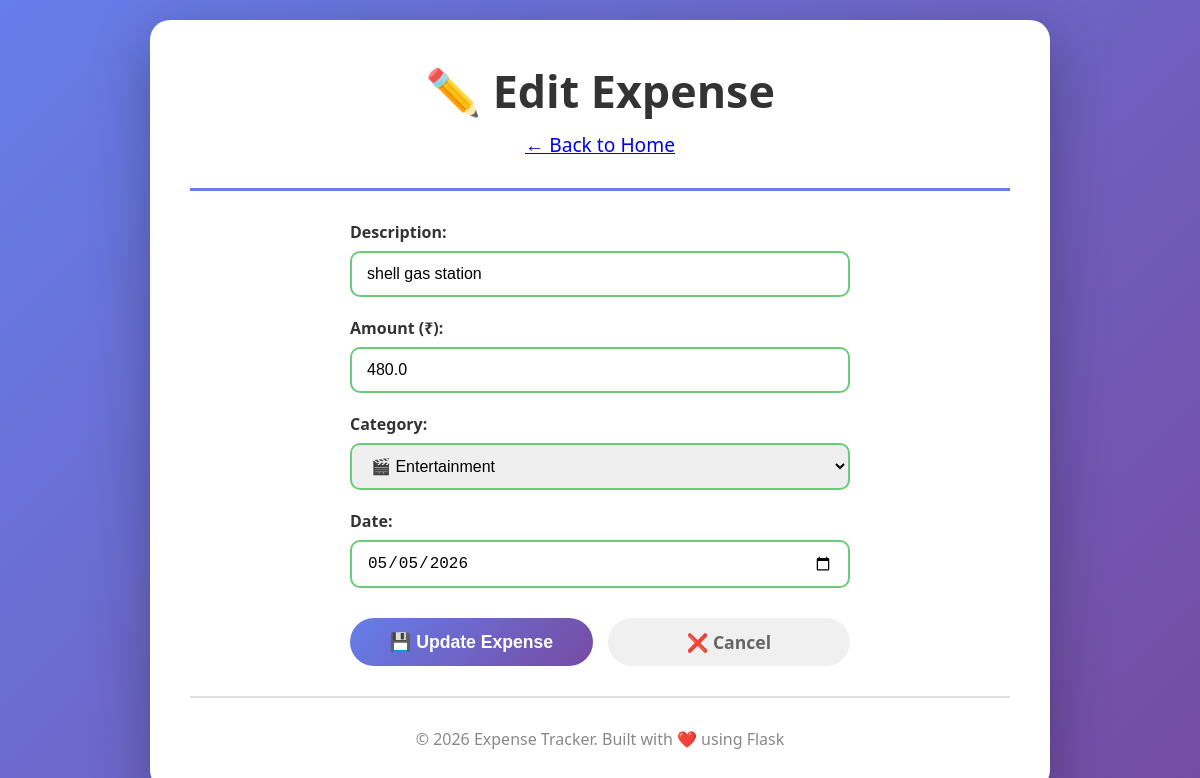
/edit/10 (signed in), run on the app's committed database.
### tables this page shows
CREATE TABLE expenses (
            id INTEGER PRIMARY KEY AUTOINCREMENT,
            user_id INTEGER NOT NULL,
            description TEXT NOT NULL,
            amount REAL NOT NULL,
            category TEXT NOT NULL,
            date TEXT NOT NULL,
            FOREIGN KEY (user_id) REFERENCES users (id)
        );

### app.py (the view, shortened to what this page needs)
@app.route('/edit/<int:expense_id>', methods=['GET', 'POST'])
def edit_expense(expense_id):
    if 'user_id' not in session:
        flash('Please login to edit expenses.', 'info')
        return redirect(url_for('login'))
    try:
        user_id = session['user_id']
        expense = db.get_expense_by_id(expense_id, user_id)
        if not expense:
            flash('Expense not found or you do not have permission to edit it.', 'error')
            return redirect(url_for('home'))
        return render_template('edit.html', expense=expense)
    except Exception as e:
        flash('An error occurred. Please try again.', 'error')
        return redirect(url_for('home'))

### database.py (called while the page is built)
def get_connection():
    conn = sqlite3.connect(DB_NAME)
    conn.row_factory = sqlite3.Row
    return conn

def get_expense_by_id(expense_id, user_id):
    conn = get_connection()
    cursor = conn.cursor()
    cursor.execute('''
        SELECT * FROM expenses
        WHERE id = ? AND user_id = ?
    ''', (expense_id, user_id))
    expense = cursor.fetchone()
    conn.close()
    return expense

### templates/edit.html (shortened to what this page needs)
<!DOCTYPE html>
<html lang="en">
<head>
    <link rel="stylesheet" href="{{ url_for('static', filename='style.css') }}">
</head>
<body>
    <div class="container">
        <header>
            <h1>✏️ Edit Expense</h1>
            <p><a href="{{ url_for('home') }}">← Back to Home</a></p>
        </header>
        <main>
            <form method="POST" class="expense-form">
                <div class="form-group">
                    <label for="description">Description:</label>
                    <input type="text" id="description" name="description" required value="{{ expense.description }}">
                </div>
                <div class="form-group">
                    <label for="amount">Amount (₹):</label>
                    <input type="number" id="amount" name="amount" step="0.01" required value="{{ expense.amount }}">
                </div>
                <div class="form-group">
                    <label for="category">Category:</label>
                    <select id="category" name="category" required>
                        <option value="Entertainment" {% if expense.category == 'Entertainment' %}selected{% endif %}>🎬 Entertainment</option>
                    </select>
                </div>
                <div class="form-group">
                    <label for="date">Date:</label>
                    <input type="date" id="date" name="date" required value="{{ expense.date }}">
                </div>
                <div class="form-actions">
                    <button type="submit" class="btn-submit">💾 Update Expense</button>
                    <a href="{{ url_for('home') }}" class="btn-cancel">❌ Cancel</a>
                </div>
            </form>
        </main>
        <footer>
            <p>&copy; 2026 Expense Tracker. Built with ❤️ using Flask</p>
        </footer>
    </div>
</body>
</html>

### static/style.css (style rules this page uses)
* { margin: 0; padding: 0; box-sizing: border-box; }
body { font-family: 'Segoe UI', Tahoma, Geneva, Verdana, sans-serif; background: linear-gradient(135deg, #667eea 0%, #764ba2 100%); min-height: 100vh; display: flex; justify-content: center; align-items: center; padding: 20px; }
.container { background: white; border-radius: 20px; box-shadow: 0 20px 60px rgba(0, 0, 0, 0.3); padding: 40px; max-width: 900px; width: 100%; animation: fadeIn 0.5s ease-in; }
header { text-align: center; padding-bottom: 30px; border-bottom: 3px solid #667eea; margin-bottom: 30px; }
header h1 { font-size: 2.8rem; color: #333; margin-bottom: 10px; }
header p { font-size: 1.2rem; color: #666; }
footer { text-align: center; padding-top: 30px; margin-top: 30px; border-top: 2px solid #e0e0e0; color: #888; }
footer p { font-size: 1rem; }
.expense-form { max-width: 500px; margin: 0 auto; }
.form-group { margin-bottom: 20px; }
.form-group label { display: block; margin-bottom: 8px; font-weight: 600; color: #333; }
.form-group input, .form-group select { width: 100%; padding: 12px 15px; border: 2px solid #e0e0e0; border-radius: 10px; font-size: 1rem; transition: border-color 0.3s ease; box-sizing: border-box; }
.form-actions { display: flex; gap: 15px; margin-top: 30px; }
.btn-submit { flex: 1; background: linear-gradient(135deg, #667eea 0%, #764ba2 100%); color: white; padding: 12px 25px; border: none; border-radius: 30px; font-size: 1.1rem; font-weight: bold; cursor: pointer; transition: transform 0.3s ease, box-shadow 0.3s ease; }
.btn-cancel { flex: 1; background: #f0f0f0; color: #666; padding: 12px 25px; border: none; border-radius: 30px; font-size: 1.1rem; font-weight: bold; text-align: center; text-decoration: none; transition: background 0.3s ease; }
.form-group input:valid, .form-group select:valid { border-color: #6bcb77; }

### data on the page
expenses: description "shell gas station", amount "480.0", category "🎬 Entertainment", date "05/05/2026"
